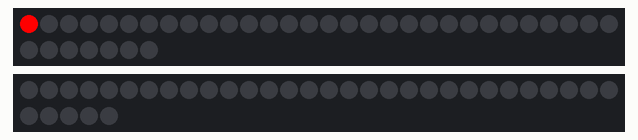
Simulated run of this sketch. Board: Arduino Uno, built with avr-gcc and run on an emulated ATmega328P. Shown: 37 RGB LEDs in strip order, left to right, continuing on the next row, 35 RGB LEDs in strip order, left to right, continuing on the next row. Random numbers use the default seed unless the sketch sets one.

Above: at 0.06 s.
At 3.83 s:
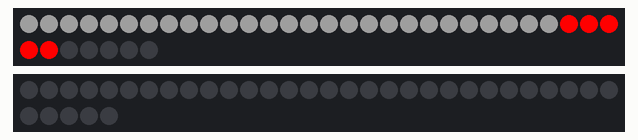
At 8.33 s:
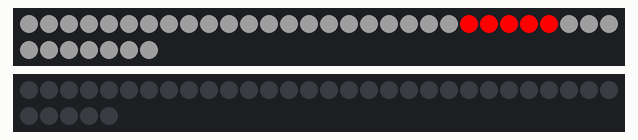
At 12.83 s:
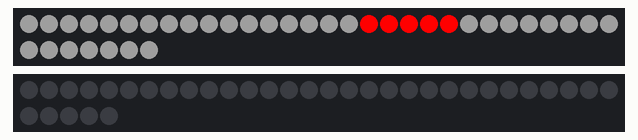
At 21.83 s:
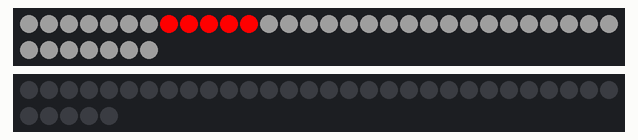
At 39.84 s:
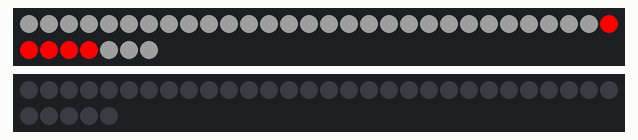

The sketch:

LedStrips.ino
```cpp
#include <Adafruit_NeoPixel.h>
#ifdef __AVR__
  #include <avr/power.h>
#endif

Adafruit_NeoPixel strip_a = Adafruit_NeoPixel(37, 6, NEO_GRB + NEO_KHZ800);
Adafruit_NeoPixel strip_b = Adafruit_NeoPixel(35, 7, NEO_GRB + NEO_KHZ800);

void setup() {
  //Strip
  strip_a.begin();
  strip_a.setBrightness(255);
  strip_a.show(); // Initialize all pixels to 'off'

  //Strip 2
  strip_b.begin();
  strip_b.setBrightness(255);
  strip_b.show(); // Initialize all pixels to 'off'
}

void loop() {
  uint16_t i;
  for(i=0; i< strip_a.numPixels()+5; i++) {
     strip_a.setPixelColor(i-5, 30, 30, 30);
     strip_a.setPixelColor(i, 255, 0, 0);
     strip_a.show();
     delay(120);
  }

  /*for(i=0; i< strip_b.numPixels()+5; i++) {
     strip_b.setPixelColor(i-5, 30, 30, 30);
     strip_b.setPixelColor(i, 255, 0, 0);
     strip_b.show();
     delay(120);
  }*/

  //colorWave(strip_a, 120, 5, strip_a.Color(30, 30, 30), strip_a.Color(255, 0, 0));
  //colorWave(strip_b, 120, 5, strip_b.Color(30, 30, 30), strip_b.Color(255, 0, 0));
  //allWhite(strip_a);
  //allWhite(strip_b);
  //allBlack(strip_a);
  //allBlack(strip_b);
}

void allBlack(Adafruit_NeoPixel strip) {
  uint16_t i;
  for(i=0; i< strip.numPixels(); i++) {
      strip.setPixelColor(i, 0, 0, 0);
      strip.show();
  }
}

void allWhite(Adafruit_NeoPixel strip) {
  uint16_t i;
  for(i=0; i< strip.numPixels(); i++) {
      strip.setPixelColor(i, 60, 60, 60);
      strip.show();
  }
}

void colorWave(Adafruit_NeoPixel strip, uint8_t wait, uint8_t lengthColor, uint32_t backColor, uint32_t waveColor) {
  uint16_t i;
  for(i=0; i< strip.numPixels()+lengthColor; i++) {
     strip.setPixelColor(i-lengthColor, backColor);
     strip.setPixelColor(i, waveColor);
     strip.show();
     delay(wait);
  }
}

void nightStar(Adafruit_NeoPixel strip, uint8_t wait, uint8_t maxAtTime, uint32_t backColor, uint32_t starColor) {
  uint16_t i, j, temp, temp2;
  for(i=0; i< maxAtTime; i++) {
    strip.setPixelColor(temp, 0, 0, 0);
    strip.setPixelColor(temp2, 0, 0, 0);
    temp = random(0,strip.numPixels()-1);
    temp2 = random(0,strip.numPixels()-1);
    strip.setPixelColor(temp, starColor);
    strip.setPixelColor(temp2, starColor);
    strip.show();
    delay(wait);
    strip.setPixelColor(temp, backColor);
    strip.setPixelColor(temp2, backColor);
    strip.show();
    delay(wait);
  }
}

void colorFade(Adafruit_NeoPixel strip, uint32_t obj_col, uint8_t n, uint8_t wait) {
  uint8_t obj_r, obj_g, obj_b;
  obj_b = obj_col & 0xFF; obj_g = (obj_col >> 8) & 0xFF; obj_r = (obj_col >> 16) & 0xFF;
  uint8_t curr_r, curr_g, curr_b;
  uint32_t curr_col = strip.getPixelColor(n); // get the current colour
  curr_b = curr_col & 0xFF; curr_g = (curr_col >> 8) & 0xFF; curr_r = (curr_col >> 16) & 0xFF;  // separate into RGB components

  while ((curr_r != obj_r) || (curr_g != obj_g) || (curr_b != obj_b)){  // while the curr color is not yet the target color
    if (curr_r < obj_r) curr_r++; else if (curr_r > obj_r) curr_r--;
    if (curr_g < obj_g) curr_g++; else if (curr_g > obj_g) curr_g--;
    if (curr_b < obj_b) curr_b++; else if (curr_b > obj_b) curr_b--;
    strip.setPixelColor(n, curr_r, curr_g, curr_b);
    strip.show();
    delay(wait);
  }
}
```
